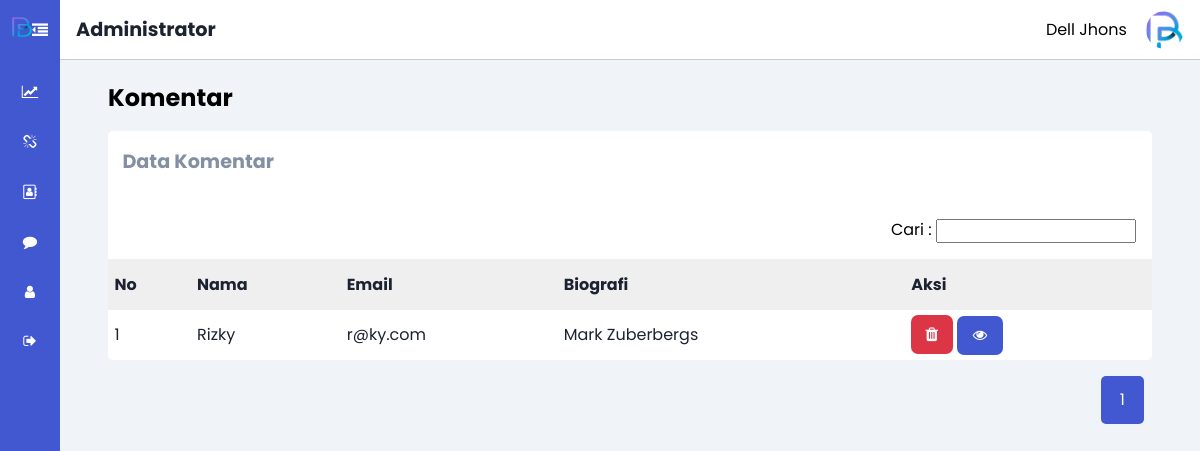
Page /content/admin/index.php?hal=comment (signed in) on the committed database.
### tables this page shows
CREATE TABLE `tbl_comment` (
  `id_comment` int(15) NOT NULL,
  `id_bio` int(15) NOT NULL,
  `name_comment` varchar(100) NOT NULL,
  `email_comment` varchar(100) NOT NULL,
  `tgl_comment` date NOT NULL,
  `content_comment` text NOT NULL
);

CREATE TABLE `tbl_biography` (
  `id_bio` int(11) NOT NULL,
  `title_bio` varchar(100) NOT NULL,
  `text_bio` text NOT NULL,
  `img_bio` varchar(100) NOT NULL,
  `tgl_bio` datetime NOT NULL,
  `status_bio` int(11) NOT NULL,
  `id_category` int(11) NOT NULL,
  `id_user` int(11) NOT NULL
);

### content/admin/comment/cm_read.php (the view, shortened to what this page needs)
<?php
    if (isset($_POST['search_comment'])) {
        $search = $_POST['search_comment'];
    }else {
        $search = "";
    }
    $data_search  = mysqli_query($conn, "SELECT * FROM tbl_comment JOIN tbl_biography ON tbl_comment.id_bio = tbl_biography.id_bio WHERE name_comment LIKE '%$search%'");
    $data_page = 5;
    $data_all  = mysqli_num_rows($data_search);
    $a = ceil($data_all / $data_page);
    if (isset($_GET['page'])) {
        $page = $_GET['page'];
    }else{
        $page = 1;
    }
    $b = ($page * $data_page) - $data_page;
    $link = 3;
    if ($page > $link) {
        $star_number = $page - $link;
    }
    else{
        $star_number = 1;
    }
    if ($page < ($a - $link)) {
        $end_number = $page - $link;
    }
    else{
        $end_number = $a;
    }
    $data_page_hal = mysqli_query($conn, "SELECT * FROM tbl_comment JOIN tbl_biography ON tbl_comment.id_bio = tbl_biography.id_bio WHERE name_comment LIKE '%$search%' LIMIT $b,$data_page");
?>
<h2 class="dashboard-title">Komentar</h2>
<div class="table-cards">
    <div class="table-card">
        <div class="name-crud">
            <h3>Data Komentar</h3>
        </div>
        <div class="search-table">
            <form action="?hal=category" method="post">
                <label for="search1">Cari :</label>
                <input type="search" name="search_comment" id="search2" >
            </form>
        </div>
        <table>
            <thead>
                <tr>
                    <th>No</th>
                    <th>Nama</th>
                    <th>Email</th>
                    <th>Biografi</th>
                    <th>Aksi</th>
                </tr>
            </thead>
            <tbody>
            <?php
            $no = 0 + $b;
            while ($data = mysqli_fetch_array($data_page_hal)) {
                $no++;
            ?>
                <tr>
                    <td><?= $no?></td>
                    <td><?= $data['name_comment']?></td>
                    <td><?= $data['email_comment']?></td>
                    <td><?= $data['title_bio']?></td>
                    <td>
                        <a href="?hal=comment_delete&id=<?= $data['id_comment']?>" class="button-delete"><span class="fa fa-trash"></span></a>
                        <a href="?hal=comment_view&id=<?= $data['id_comment']?>" class="button-view"><span class="fa fa-eye"></span></a>
                    </td>
                </tr>
            <?php }?>
            </tbody>
        </table>
        <div class="pagination-admin">
            <?php for ($i=$star_number; $i <= $end_number; $i++) : ?>
                <?php if($page == $i) :?>
                <a href="?hal=comment&page= <?php echo $i?>" class="active">
                    <?php echo $i?>
                </a>
                <?php else:?>
                <a href="?hal=comment&page= <?php echo $i?>">
                    <?php echo $i?>
                </a>
                <?php endif;?>
            <?php endfor;?>
        </div>
    </div>
</div>

### assets/css/ad_main_style.css (style rules this page uses)
:root { --main-color: #4158d0; --color-dark: #1D2231; --text-grey: #8390A2; }
* { margin: 0; padding: 0; font-family: 'Poppins', sans-serif; text-decoration: none; list-style: none; box-sizing: border-box; }
.dashboard-title { color: var(--text-dark); margin-bottom: 1rem; }
.activity-card table, .table-card table { width: 100%; border-collapse: collapse; }
.activity-card thead, .table-card thead { background: #efefef; text-align: left; }
.table-cards { width: 100%; }
.table-card { background: #ffffff; border-radius: 5px; }
.search-table { padding: 1rem; float: right; }
.search-table form input[type=search] { width: 25vh; padding-left: 5px; }
.table-card .name-crud { display: flex; justify-content: space-between; text-align: center; padding: 1rem .9rem; height: 70px; }
.table-card .name-crud h3 { color: var(--text-grey); font-size: 1.2rem; }
.table-card th, .table-card td { padding: .8rem .4rem; font-size: 1rem; color: var(--color-dark); }
.table-card .name-crud a, a.button-view { background: var(--main-color); padding: .6rem 1rem; color: #fff; font-size: .9rem; border-radius: 7px; font-weight: 600; }
.table-card table td a.button-delete { background: #dc3545; padding: .5rem .9rem; border-radius: 7px; color: #fff; }
.table-card .pagination-admin { margin: 1rem .5rem; float: right; }
.table-card .pagination-admin a { display: inline-block; padding: .7rem 1.2rem; border-radius: 5px; }
.table-card .pagination-admin a.active { background: #4158d0; color: #fff; }

### rows in the picture
tbl_comment: name_comment "Rizky", email_comment "r@ky.com", id_bio.title_bio "Mark Zuberbergs"

### other values in the picture
$_SESSION['name_user'] "Dell Jhons"
